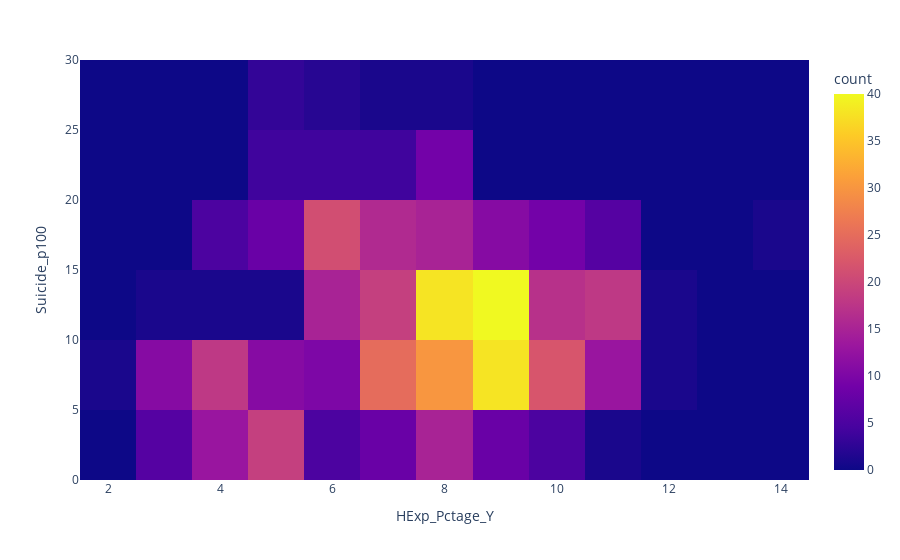

The notebook cell saved with this chart:
### Code cell
#now we want so see a heatmap of continuous index: suicide rates (standarized by 100,000 population) and Health Expenditure percentages
fig5 = px.density_heatmap(df,x='HExp_Pctage_Y',y='Suicide_p100')
fig5.show()

### Figure 1 — Plotly figure (JSON) as saved in the notebook; plotly's stock layout.template omitted (floating-point values rounded to 4 significant figures; data arrays with more than 128 entries replaced by an {"elided": "..."} marker saying what was removed)
{"data": [{"coloraxis": "coloraxis", "hovertemplate": "HExp_Pctage_Y=%{x}<br>Suicide_p100=%{y}<br>count=%{z}<extra></extra>", "name": "", "type": "histogram2d", "x": {"elided": "531 float values"}, "xaxis": "x", "xbingroup": "x", "y": {"elided": "531 float values"}, "yaxis": "y", "ybingroup": "y"}], "layout": {"coloraxis": {"colorbar": {"title": {"text": "count"}}, "colorscale": [[0, "#0d0887"], [0.1111, "#46039f"], [0.2222, "#7201a8"], [0.3333, "#9c179e"], [0.4444, "#bd3786"], [0.5556, "#d8576b"], [0.6667, "#ed7953"], [0.7778, "#fb9f3a"], [0.8889, "#fdca26"], [1, "#f0f921"]]}, "legend": {"tracegroupgap": 0}, "margin": {"t": 60}, "xaxis": {"anchor": "y", "domain": [0, 1], "title": {"text": "HExp_Pctage_Y"}}, "yaxis": {"anchor": "x", "domain": [0, 1], "title": {"text": "Suicide_p100"}}}}
